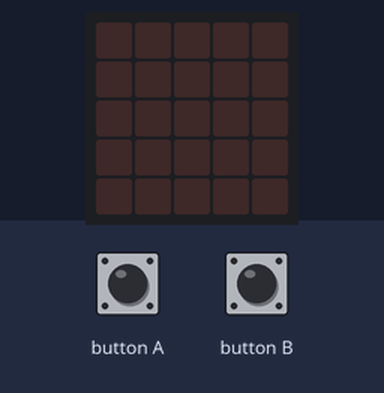
A program run on a simulated BBC micro:bit (MakeCode). On the bench: the board's 5×5 LED display. The test bench sets the inputs (shaded band). Random numbers come from a fixed seed.

Above: at 1.2 s.
1.3 s: button B pressed for 0.15 s
At 4.2 s:
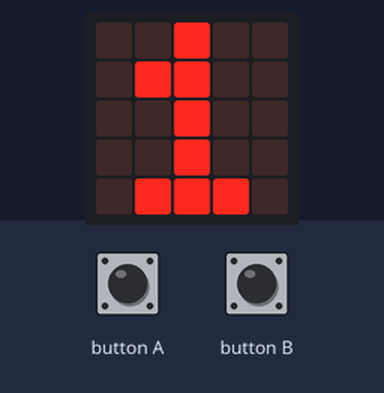
4.4 s: button B pressed for 0.15 s
At 5.7 s:
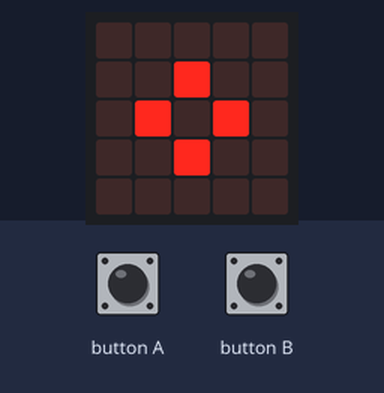
7.5 s: button A pressed for 0.15 s
At 9.7 s:
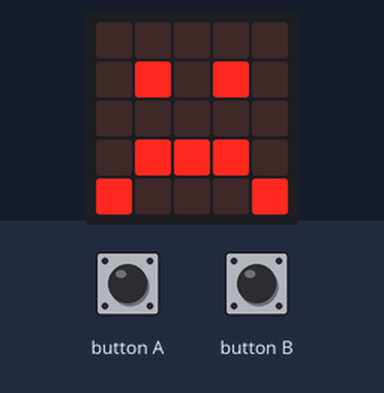
Timing chart, 0 to 11.2 s (numbered marks = the images above; inputs shaded):
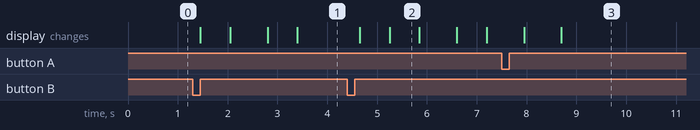

The program:

main.ts
```typescript
input.onButtonPressed(Button.A, function () {
    if (i <= 3) {
        animal = animal + 1
        basic.showNumber(animal)
        i = i + 1
    }
    if (i > 3) {
        i = 1
        animal = 0
    }
})
input.onButtonPressed(Button.B, function () {
    basic.showIcon(IconNames.SmallDiamond)
    if (animal == 1) {
        basic.showNumber(animal)
    } else if (animal == 2) {
        basic.showNumber(animal)
    } else {
        animal = 3
        basic.showNumber(animal)
    }
    escolha = randint(1, 3)
    basic.showIcon(IconNames.Heart)
    basic.showNumber(escolha)
    basic.pause(500)
    if (animal == escolha) {
        basic.showIcon(IconNames.Happy)
    } else {
        basic.showIcon(IconNames.Sad)
    }
    animal = 0
})
let i = 0
let escolha = 0
let animal = 0
animal = 0
escolha = 0
i = 1
```

test.ts
```typescript
// testes vão aqui; isto não será compilado quando este pacote for usado como uma extensão.
```

Measured:
- after the input at 1.3 s, the display: first changes after 0.15 s (image 1 shows a later state)
- what the display in image 2 shows lasts 0.6 s, from 5.3 s to 5.9 s
